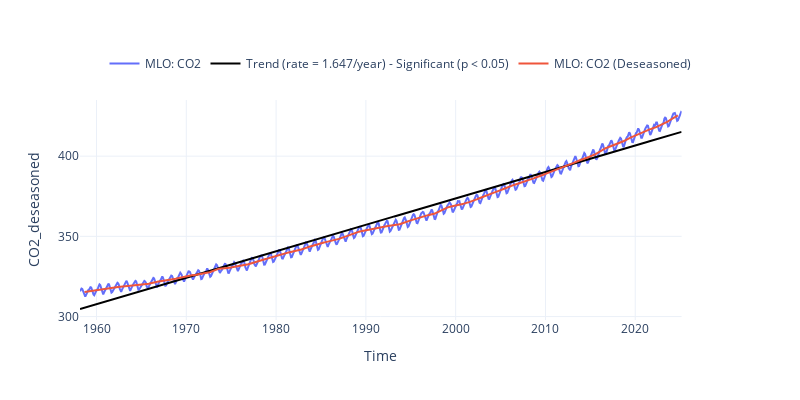

Source (notebook cell):
### Code cell
fig, trend = plot_timeseries_interactive(dict_plot, trendline=True, figsize=(20, 10), return_trend=True);
fig.write_html(op.join(path_data, 'figures', 'F1_CO2_trend.html'), include_plotlyjs="cdn")


glue("trend", float(trend[0]), display=False)
glue("change", float(trend[0]*len(np.unique(MLO_data.index.year))), display=False)
glue("trend_fig", fig_int_to_glue(fig), display=False)

### Figure 1 — Plotly figure (JSON) as saved in the notebook; plotly's stock layout.template omitted (floating-point values rounded to 4 significant figures; data arrays with more than 128 entries replaced by an {"elided": "..."} marker saying what was removed)
{"data": [{"line": {"color": "#636EFA"}, "name": "MLO: CO2", "type": "scatter", "x": {"elided": "805 str values"}, "xaxis": "x", "y": {"elided": "805 float values"}, "yaxis": "y"}, {"line": {"color": "black"}, "mode": "lines", "name": "Trend (rate = 1.647/year) - Significant (p < 0.05)", "showlegend": true, "type": "scatter", "x": {"elided": "805 str values"}, "xaxis": "x", "y": {"elided": "805 float values"}, "yaxis": "y"}, {"line": {"color": "#EF553B"}, "name": "MLO: CO2 (Deseasoned)", "type": "scatter", "x": {"elided": "805 str values"}, "xaxis": "x", "y": {"elided": "805 float values"}, "yaxis": "y"}], "layout": {"height": 400, "legend": {"font": {"size": 12}, "orientation": "h", "x": 0.5, "xanchor": "center", "y": 1.1, "yanchor": "bottom"}, "title": {"text": " "}, "width": 800, "xaxis": {"anchor": "y", "domain": [0, 0.94], "title": {"text": "Time"}}, "yaxis": {"anchor": "x", "domain": [0, 1], "title": {"text": "CO2_deseasoned"}}, "yaxis2": {"anchor": "x", "overlaying": "y", "side": "right"}}}
